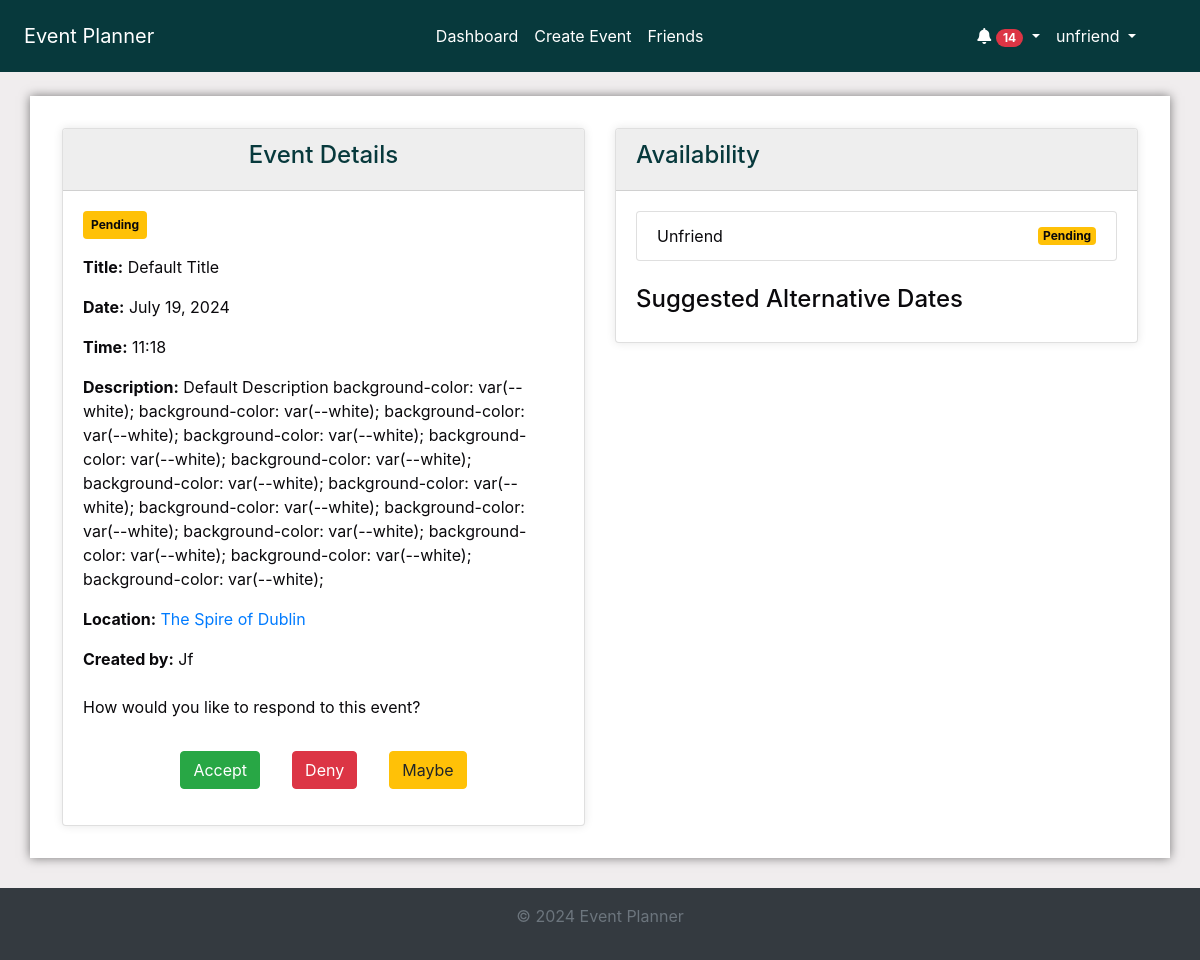
Page /events/details/255/ (signed in) on the earlier database version.
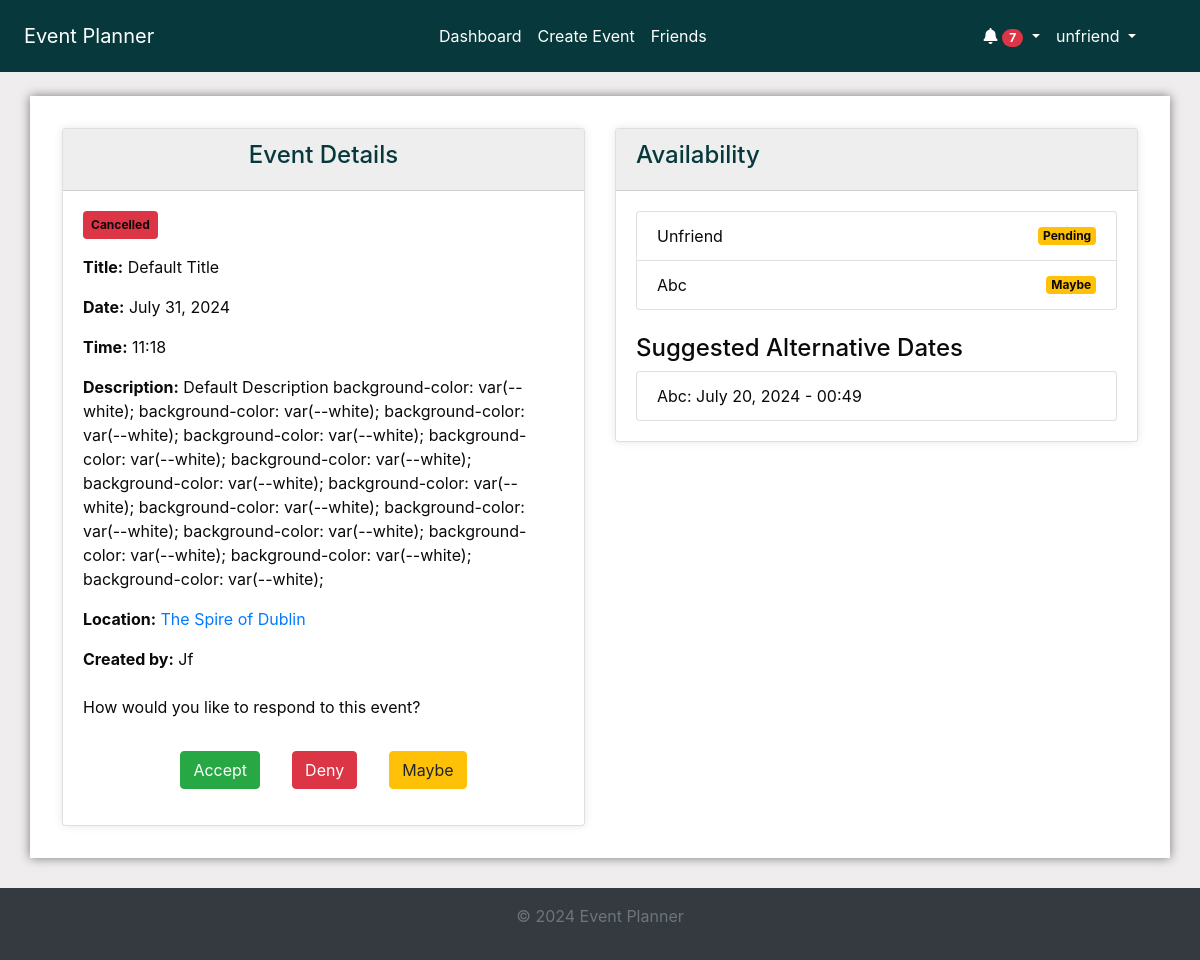
Same page on the later database version.
### events/models.py (models this page shows, shortened)
class Event(models.Model):
    STATUS_CHOICES = [
        ("Pending", "Pending"),
        ("Confirmed", "Confirmed"),
        ("Cancelled", "Cancelled"),
    ]
    title = models.CharField(max_length=100)
    description = models.TextField()
    location = models.CharField(max_length=255)
    created_by = models.ForeignKey(User, on_delete=models.CASCADE)
    proposed_date = models.DateTimeField()
    finalized_date = models.DateTimeField(null=True, blank=True)
    status = models.CharField(
        max_length=20, choices=STATUS_CHOICES, default="Pending"
    )
    created_at = models.DateTimeField(auto_now_add=True)
    updated_at = models.DateTimeField(auto_now=True)

### invitations/models.py (models this page shows, shortened)
class Invitation(models.Model):
    STATUS_CHOICES = [
        ("Pending", "Pending"),
        ("Accepted", "Accepted"),
        ("Declined", "Declined"),
    ]
    event = models.ForeignKey(
        Event, on_delete=models.CASCADE, related_name="invitations"
    )
    user = models.ForeignKey(User, on_delete=models.CASCADE)
    status = models.CharField(
        max_length=20, choices=STATUS_CHOICES, default="Pending"
    )
    suggested_date = models.DateTimeField(null=True, blank=True)
    read = models.BooleanField(default=False)
    created_at = models.DateTimeField(auto_now_add=True)
    updated_at = models.DateTimeField(auto_now=True)

### events/views.py (the view, shortened to what this page needs)
# urls.py: path("<int:event_id>/", views.event_details, name="event_details"),
@login_required
def event_details(request, event_id):
    event = get_object_or_404(Event, id=event_id)
    invitations = Invitation.objects.filter(event=event)
    user_invitations = invitations.filter(user=request.user)
    user_invitations.update(read=True)
    Notification.objects.filter(
        event=event, user=request.user, read=False
    ).update(read=True)
    current_date = timezone.now().date()
    current_time = timezone.now().time()
    context = {
        "event": event,
        "invitations": invitations,
        "current_date": current_date,
        "current_time": current_time,
    }
    return render(request, "events/event_details.html", context)

### accounts/context_processors.py (called while the page is built)
def google_api_key(request):
    return {"GOOGLE_API_KEY": os.getenv("GOOGLE_API_KEY")}

### notifications/context_processors.py (called while the page is built)
def notifications(request):
    if request.user.is_authenticated:
        all_unread_notifications = Notification.objects.filter(
            user=request.user, read=False
        ).order_by("-created_at")
        unread_count = all_unread_notifications.count()
        recent_unread_notifications = all_unread_notifications[:8]
        return {
            "recent_unread_notifications": recent_unread_notifications,
            "unread_count": unread_count,
        }
    return {}

### templates/events/event_details.html (shortened to what this page needs)
{% extends 'base.html' %}
{% block content %}
<div class="container mt-2">
    <div class="row">
        <div class="col-md-6">
            <div class="card">
                <div class="card-header bg-primary text-white text-center">
                    <h4>Event Details</h4>
                </div>
                <div class="card-body">
                    <span class="badge bg-{{ event.status|lower }} mb-3">{{ event.status|capfirst }}</span>
                    <p><strong>Title:</strong> {{ event.title|title }}</p>
                    <p><strong>Date:</strong> {{ event.proposed_date|date:"F j, Y" }}</p>
                    <p><strong>Time:</strong> {{ event.proposed_date|time:"H:i" }}</p>
                    <p><strong>Description:</strong> {{ event.description|capfirst }}</p>
                    <p><strong>Location:</strong> <a href="https://www.google.com/maps/search/?api=1&query={{ event.location }}" target="_blank">{{ event.location|capfirst }}</a></p>
                    <p><strong>Created by:</strong> {{ event.created_by.username|capfirst }}</p>
                    {% if request.user == event.created_by %}
                    <div class="d-flex justify-content-between mt-3">
                        <a href="{% url 'edit_event' event.id %}" class="btn btn-warning"><i class="fas fa-edit"></i> Edit</a>
                        <button class="btn btn-danger delete-btn" data-event-id="{{ event.id }}"><i class="fas fa-trash-alt"></i> Delete</button>
                    </div>
                    {% else %}
                    <div class="mt-4">
                        <p>How would you like to respond to this event?</p>
                        <div class="d-flex justify-content-around">
                            <div class="d-flex align-items-center">
                                <form method="post" action="" class="d-inline">
                                    <button type="submit" class="btn btn-success">Accept</button>
                                </form>
                                <form method="post" action="" class="d-inline">
                                    <button type="submit" class="btn btn-danger">Deny</button>
                                </form>
                                <button class="btn btn-warning" onclick="openAlternateDateModal()">Maybe</button>
                            </div>
                        </div>
                    </div>
                    {% endif %}
                </div>
            </div>
        </div>
        <div class="col-md-6">
            <div class="card">
                <div class="card-header bg-secondary text-white">
                    <h4>Availability</h4>
                </div>
                <div class="card-body">
                    <ul class="list-group">
                        {% for invitation in event.invitations.all %}
                            <li class="list-group-item d-flex justify-content-between align-items-center">
                                {{ invitation.user.username|capfirst }}
                                <span class="badge bg-{{ invitation.status|lower }}">{{ invitation.status }}</span>
                            </li>
                        {% empty %}
                            <li class="list-group-item">No invitations sent.</li>
                        {% endfor %}
                    </ul>
                    <h4 class="mt-4">Suggested Alternative Dates</h4>
                    <ul class="list-group">
                        {% for invitation in event.invitations.all %}
                            {% if invitation.suggested_date %}
                                <li class="list-group-item">{{ invitation.user.username|capfirst }}: {{ invitation.suggested_date|date:"F j, Y" }} - {{ invitation.suggested_date|time:"H:i" }}</li>
                            {% endif %}
                        {% empty %}
                            <li class="list-group-item">No alternate dates suggested.</li>
                        {% endfor %}
                    </ul>
                </div>
            </div>
        </div>
    </div>
</div>
{% endblock %}

### templates/base.html (shortened to what this page needs)
<!DOCTYPE html>
<html lang="en">
<head>
    {% load static %}
    <link rel="stylesheet" href="https://stackpath.bootstrapcdn.com/bootstrap/4.5.2/css/bootstrap.min.css">
    <link rel="stylesheet" href="{% static 'css/styles.css' %}">
    <link rel="stylesheet" href="https://cdnjs.cloudflare.com/ajax/libs/font-awesome/5.15.4/css/all.min.css">
    <link rel="stylesheet" href="https://cdnjs.cloudflare.com/ajax/libs/fullcalendar/3.10.2/fullcalendar.min.css" />
</head>
<body class="c-app">
    <header class="c-header c-header-light c-header-fixed">
        <nav class="navbar navbar-expand-lg navbar-light">
            <a class="navbar-brand" href="{% url 'home' %}">Event Planner</a>
            <div class="collapse navbar-collapse" id="navbarSupportedContent">
                <ul class="navbar-nav ml-auto">
                    {% if user.is_authenticated %}
                        <li class="nav-item {% if request.resolver_match.url_name == 'dashboard' %}active{% endif %}">
                            <a class="nav-link" href="{% url 'dashboard' %}">Dashboard</a>
                        </li>
                        <li class="nav-item {% if request.resolver_match.url_name == 'create_event' %}active{% endif %}">
                            <a class="nav-link" href="{% url 'create_event' %}">Create Event</a>
                        </li>
                        <li class="nav-item {% if request.resolver_match.url_name == 'friends_page' %}active{% endif %}">
                            <a class="nav-link" href="{% url 'friends_page' %}">Friends</a>
                        </li>
                    {% endif %}
                </ul>
                {% if user.is_authenticated %}
                    <ul class="navbar-nav ml-auto">
                        <li class="nav-item dropdown">
                            <a class="nav-link dropdown-toggle" href="#" id="notificationBell" role="button" data-toggle="dropdown" aria-haspopup="true" aria-expanded="false">
                                <i class="fas fa-bell"></i>
                                {% if unread_count > 0 %}
                                    <span class="badge badge-pill badge-danger">{{ unread_count }}</span>
                                {% endif %}
                            </a>
                        </li>
                        <li class="nav-item dropdown">
                            <a class="nav-link dropdown-toggle" href="#" id="profileLink" role="button" data-toggle="dropdown" aria-haspopup="true" aria-expanded="false">
                                {{ user.username }}
                            </a>
                        </li>
                    </ul>
                {% endif %}
            </div>
        </nav>
    </header>
    <main class="c-main">
        <div class="container-fluid">
            <div class="fade-in">
                {% block content %}{% endblock %}
            </div>
        </div>
    </main>
    <footer class="footer mt-auto py-3">
        <div class="container text-center">
            <p class="text-muted">&copy; 2024 Event Planner</p>
        </div>
    </footer>
</body>
</html>

Differences in the rows shown:
changed Event "Default Title": status "Pending" → "Cancelled"; proposed_date "July 19, 2024" → "July 31, 2024"
added Invitation: user.username "Abc", status "Maybe", suggested_date "July 20, 2024", suggested_date "00:49"
Other differences:
{{ unread_count }}: "14" → "7"
